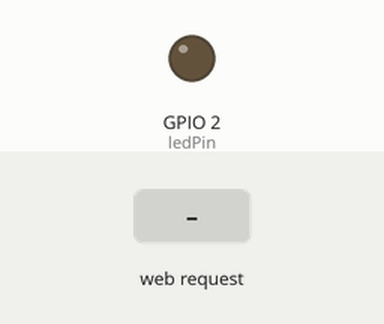
This sketch was run on a simulated ESP32. Parts: output pins drawn as LEDs (lit = HIGH). The test bench sets the inputs (shaded band). WiFi joins after 1.5 s; servers stay silent unless stated; what the sketch prints to the serial monitor is not drawn.

Above: at 2.7 s.
2.8 s: HTTP request GET /?led1=on received
At 3.3 s:
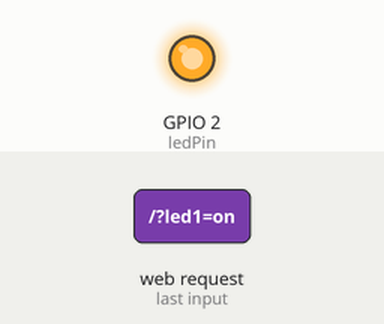
4.3 s: HTTP request GET /?led1=off received
At 5.6 s:
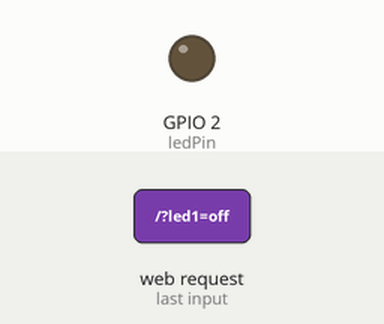
Timing chart, 0 to 7.3 s (numbered marks = the images above; inputs shaded):
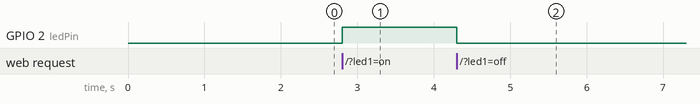

Measured:
- after the input at 2.8 s, GPIO 2 (ledPin): LOW → HIGH at once
- after the input at 4.3 s, GPIO 2 (ledPin): HIGH → LOW at once

The sketch:

practica11.ino
```cpp
#include <WiFi.h>
#include <WebServer.h>

const char* ssid = "Totalplay-53CS_EXT";
const char* password = "Camarena75#";

WebServer server(80);

const int ledPin = 2;
bool ledState = LOW;
unsigned long lastRequestTime = 0; // Variable para almacenar el tiempo de la última solicitud recibida
const unsigned long requestInterval = 1000; // Intervalo mínimo entre solicitudes en milisegundos (1 segundo)

void inicio() {
  // Obtener el tiempo actual
  unsigned long currentTime = millis();

  // Verificar si ha pasado suficiente tiempo desde la última solicitud
  if (currentTime - lastRequestTime >= requestInterval) {
    // Actualizar el tiempo de la última solicitud
    lastRequestTime = currentTime;

    // Cambiar el estado del LED según la solicitud recibida
    if (server.hasArg("led1")) {
      if (server.arg("led1") == "on" && ledState == LOW) {
        ledState = HIGH;
        digitalWrite(ledPin, HIGH);
      } else if (server.arg("led1") == "off" && ledState == HIGH) {
        ledState = LOW;
        digitalWrite(ledPin, LOW);
      }
    }
  }

  // HTML de respuesta
  String html = "<html><body>";
  html += "<head><meta name=\"viewport\" content=\"width=device-width, initial-scale=1.0, user-scalable=no\">\n";
  html += "<title>Trabajo 11 Node MCU</title>\n";
  html += "<h1>Control de LED con ESP32</h1>";
  html += "<form method='get'>";
  if (ledState == LOW) {
    html += "<button type='submit' name='led1' value='on'>Encender LED</button>";
  } else {
    html += "<button type='submit' name='led1' value='off'>Apagar LED</button>";
  }
  html += "</form>";
  html += "</body></html>";
  server.send(200, "text/html", html);
}

void setup() {
  pinMode(ledPin, OUTPUT);
  // Comunicación entre Arduino y ESP32
  Serial.begin(115200);
  Serial.println("Conectando . . . . . . ");
  Serial.println(ssid);
  // Configuración Wi-Fi
  WiFi.mode(WIFI_STA);
  WiFi.begin(ssid, password);
  Serial.println("");
  // Esperando conexión
  while (WiFi.status() != WL_CONNECTED) {
    delay(500);
    Serial.print(".");
  }
  Serial.println("");
  Serial.print("Wifi conectado a ");
  Serial.println(ssid);
  Serial.print("Dirección IP asignada por router: ");
  Serial.println(WiFi.localIP());

  // Raíz del servidor web
  server.on("/", inicio);
  // Iniciar el servidor
  server.begin();
}

void loop() {
  // Solicitudes al servidor web
  server.handleClient();
}
```
